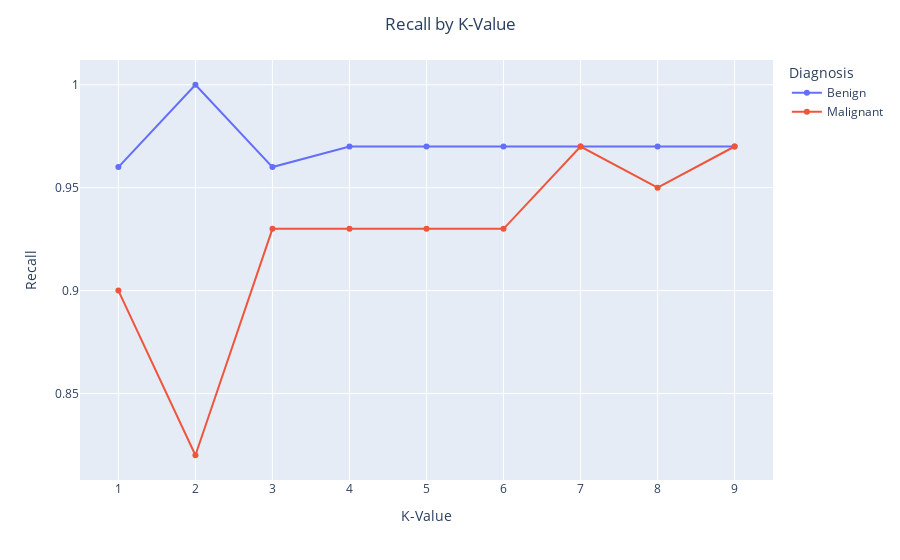

Notebook code cell kept with this figure:
### Code cell
fig = px.line(output, x='K-Value', y='Recall', color='diagnosis', markers=True)
fig.update_layout(legend_title_text = "Diagnosis", title_text='Recall by K-Value', title_x=0.5)
fig.show()

### Figure 1 — Plotly figure (JSON) as saved in the notebook; plotly's stock layout.template omitted (floating-point values rounded to 4 significant figures)
{"data": [{"hovertemplate": "diagnosis=Benign<br>K-Value=%{x}<br>Recall=%{y}<extra></extra>", "legendgroup": "Benign", "line": {"color": "#636efa", "dash": "solid"}, "marker": {"symbol": "circle"}, "mode": "lines+markers", "name": "Benign", "orientation": "v", "showlegend": true, "type": "scatter", "x": [1, 2, 3, 4, 5, 6, 7, 8, 9], "xaxis": "x", "y": [0.96, 1, 0.96, 0.97, 0.97, 0.97, 0.97, 0.97, 0.97], "yaxis": "y"}, {"hovertemplate": "diagnosis=Malignant<br>K-Value=%{x}<br>Recall=%{y}<extra></extra>", "legendgroup": "Malignant", "line": {"color": "#EF553B", "dash": "solid"}, "marker": {"symbol": "circle"}, "mode": "lines+markers", "name": "Malignant", "orientation": "v", "showlegend": true, "type": "scatter", "x": [1, 2, 3, 4, 5, 6, 7, 8, 9], "xaxis": "x", "y": [0.9, 0.82, 0.93, 0.93, 0.93, 0.93, 0.97, 0.95, 0.97], "yaxis": "y"}], "layout": {"legend": {"title": {"text": "Diagnosis"}, "tracegroupgap": 0}, "margin": {"t": 60}, "title": {"text": "Recall by K-Value", "x": 0.5}, "xaxis": {"anchor": "y", "domain": [0, 1], "title": {"text": "K-Value"}}, "yaxis": {"anchor": "x", "domain": [0, 1], "title": {"text": "Recall"}}}}
